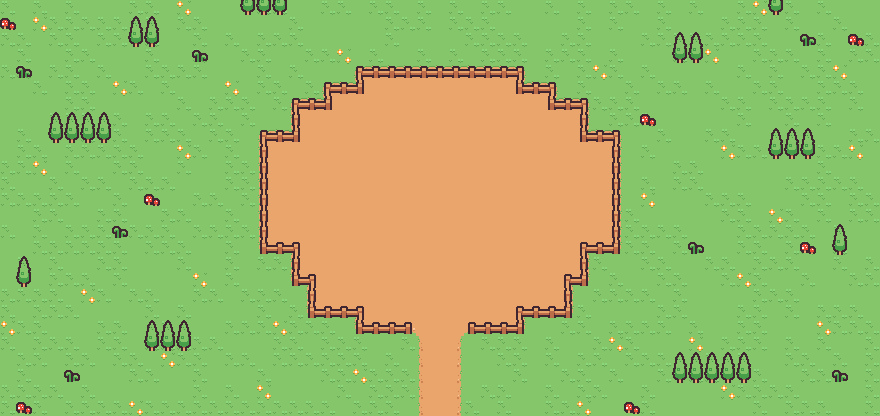

Tiled map render using the project's own tile images. Description and the whole map definition, tile-layer contents included, below:
An orthogonal 55x26 tile map with 16x16 px tiles, 2 tile layers (Ground-n-Paths, Decoration).

<map version="1.10" tiledversion="1.10.2" orientation="orthogonal" renderorder="right-down" width="55" height="26" tilewidth="16" tileheight="16" infinite="0" nextlayerid="3" nextobjectid="1">
 <editorsettings>
  <export target="EndScreen.tmj" format="json" />
 </editorsettings>
 <tileset firstgid="1" name="tilemap-town_packed" tilewidth="16" tileheight="16" tilecount="132" columns="12">
  <image source="tilemap-town_packed.png" width="192" height="176" />
 </tileset>
 <layer id="1" name="Ground-n-Paths" width="55" height="26">
  <data encoding="csv">
2,1,2,1,2,1,1,1,2,2,1,3,1,1,1,1,2,2,1,1,2,2,1,2,2,1,2,1,2,1,2,2,1,1,2,1,2,1,2,2,1,2,1,2,1,1,2,3,1,2,1,2,1,1,1,
1,1,3,2,2,2,2,2,1,2,1,2,2,1,1,1,1,1,2,1,1,1,1,1,2,2,2,1,2,2,2,1,1,1,1,1,2,1,2,1,1,2,1,1,1,2,2,2,1,2,1,1,2,1,1,
2,2,1,2,2,1,2,2,1,2,1,1,2,1,2,1,2,2,2,1,1,1,1,1,2,1,1,1,1,2,2,2,2,1,1,2,2,1,1,1,2,2,2,2,2,2,2,2,1,1,1,2,1,1,2,
1,2,1,1,2,2,1,1,1,2,1,1,2,1,1,2,2,1,1,2,2,3,1,2,1,1,2,1,2,1,2,2,2,1,2,2,2,1,2,1,1,1,2,1,3,1,1,2,2,2,1,2,1,2,2,
2,2,1,2,2,1,2,1,1,2,2,2,2,1,1,1,2,1,2,1,1,1,13,14,14,14,14,14,14,14,14,14,15,1,2,1,2,3,2,1,2,1,1,1,1,1,2,1,2,1,2,2,3,1,1,
1,1,2,1,2,2,1,3,2,1,2,1,1,1,3,1,2,2,1,2,13,14,40,26,26,26,26,26,26,26,26,26,41,14,15,1,2,1,1,2,1,2,2,1,2,1,1,2,2,1,1,2,2,2,1,
1,1,1,1,2,2,1,1,1,1,1,2,1,2,2,2,1,2,13,14,40,26,26,26,26,26,26,26,26,26,26,26,26,26,41,14,15,2,2,2,1,1,1,1,1,2,2,1,2,2,2,2,1,2,1,
1,1,1,2,2,2,1,2,1,2,2,1,2,2,1,2,1,1,25,26,26,26,26,26,26,26,26,26,26,26,26,26,26,26,26,26,27,1,2,2,2,1,1,1,1,1,2,1,1,2,1,2,1,1,1,
1,2,1,1,1,2,1,2,1,2,2,2,1,2,2,1,13,14,40,26,26,26,26,26,26,26,26,26,26,26,26,26,26,26,26,26,41,14,15,1,1,2,1,1,2,2,1,1,1,1,1,1,1,2,2,
1,2,2,1,2,2,2,2,2,1,1,3,2,1,2,1,25,26,26,26,26,26,26,26,26,26,26,26,26,26,26,26,26,26,26,26,26,26,27,1,2,1,1,1,1,3,2,2,1,1,1,2,2,3,1,
2,2,3,1,2,1,1,2,2,1,1,2,1,1,2,2,25,26,26,26,26,26,26,26,26,26,26,26,26,26,26,26,26,26,26,26,26,26,27,1,1,1,2,2,1,1,1,1,1,1,1,2,1,1,1,
2,1,1,2,1,2,2,1,2,2,2,1,1,1,2,2,25,26,26,26,26,26,26,26,26,26,26,26,26,26,26,26,26,26,26,26,26,26,27,1,2,1,2,2,1,1,1,1,1,2,2,2,2,2,1,
2,2,2,2,2,1,1,2,1,1,1,1,2,2,1,2,25,26,26,26,26,26,26,26,26,26,26,26,26,26,26,26,26,26,26,26,26,26,27,1,3,1,1,1,2,2,2,1,1,1,2,2,1,2,2,
1,1,2,2,1,1,2,2,1,1,2,2,1,1,2,1,25,26,26,26,26,26,26,26,26,26,26,26,26,26,26,26,26,26,26,26,26,26,27,2,1,1,1,1,1,2,2,1,3,2,1,2,1,2,2,
2,1,2,1,2,2,2,1,2,2,2,1,2,2,2,2,25,26,26,26,26,26,26,26,26,26,26,26,26,26,26,26,26,26,26,26,26,26,27,2,2,2,2,1,1,1,2,2,2,2,2,1,2,1,1,
1,1,2,2,2,2,2,2,1,2,2,2,1,1,2,1,37,38,43,26,26,26,26,26,26,26,26,26,26,26,26,26,26,26,26,26,42,38,39,2,2,1,2,1,1,1,2,2,1,2,2,1,2,1,1,
1,2,1,2,1,1,2,2,1,1,1,2,1,1,2,1,2,2,25,26,26,26,26,26,26,26,26,26,26,26,26,26,26,26,26,26,27,2,1,1,2,2,1,1,2,2,1,2,2,2,1,1,2,1,2,
1,1,1,2,2,2,1,2,1,1,1,1,3,1,2,1,1,1,37,43,26,26,26,26,26,26,26,26,26,26,26,26,26,26,26,42,39,1,2,1,1,2,2,1,1,2,3,2,1,1,2,1,1,2,2,
2,2,2,2,1,3,2,1,2,2,1,1,2,2,1,2,2,2,1,25,26,26,26,26,26,26,26,26,26,26,26,26,26,26,26,27,1,2,2,2,2,1,2,1,1,1,1,2,2,2,1,1,1,1,1,
2,1,2,2,2,1,1,1,1,2,1,2,1,1,1,1,2,1,2,37,38,38,43,26,26,26,26,26,26,26,26,26,42,38,38,39,2,1,1,1,1,2,2,1,1,1,2,2,1,2,1,2,2,2,1,
3,2,2,1,1,1,2,2,1,1,2,1,1,1,2,2,2,3,2,2,2,1,37,38,38,38,26,26,26,38,38,38,39,1,1,2,2,1,2,2,2,2,1,2,1,1,2,2,1,1,1,3,2,2,2,
2,1,2,2,2,1,2,2,1,2,2,2,2,2,1,1,1,2,2,1,2,2,2,1,1,2,25,26,27,1,2,2,2,1,2,1,1,2,3,2,1,1,1,3,1,2,2,2,1,2,1,2,1,1,2,
1,2,2,1,2,2,1,2,2,1,3,2,2,1,2,2,1,2,2,2,2,2,2,1,2,1,25,26,27,1,1,2,2,1,2,1,2,2,1,2,2,2,1,1,2,1,2,1,1,2,2,1,2,1,2,
1,2,1,1,1,1,1,1,2,2,1,1,2,1,1,1,2,1,1,1,2,2,3,2,2,2,25,26,27,1,1,1,2,1,1,2,2,1,2,1,1,2,1,2,2,1,1,2,1,1,2,2,1,1,2,
2,2,2,2,1,2,1,1,1,1,1,1,2,1,2,1,3,1,1,1,1,2,1,2,2,2,25,26,27,1,2,2,1,1,2,1,2,2,1,1,2,1,1,1,1,3,2,2,2,2,1,1,1,1,2,
2,2,2,1,2,2,2,2,3,2,2,2,2,2,2,2,2,2,2,2,2,1,2,2,2,1,25,26,27,2,1,2,1,1,2,2,3,1,1,1,2,1,1,1,1,1,1,2,1,2,2,2,1,1,2
</data>
 </layer>
 <layer id="2" name="Decoration" width="55" height="26">
  <data encoding="csv">
0,0,0,0,0,0,0,0,0,0,0,0,0,0,0,17,17,17,0,0,0,0,0,0,0,0,0,0,0,0,0,0,0,0,0,0,0,0,0,0,0,0,0,0,0,0,0,0,17,0,0,0,0,0,0,
30,0,0,0,0,0,0,0,5,5,0,0,0,0,0,0,0,0,0,0,0,0,0,0,0,0,0,0,0,0,0,0,0,0,0,0,0,0,0,0,0,0,0,0,0,0,0,0,0,0,0,0,0,0,0,
0,0,0,0,0,0,0,0,17,17,0,0,0,0,0,0,0,0,0,0,0,0,0,0,0,0,0,0,0,0,0,0,0,0,0,0,0,0,0,0,0,0,5,5,0,0,0,0,0,0,18,0,0,30,0,
0,0,0,0,0,0,0,0,0,0,0,0,18,0,0,0,0,0,0,0,0,0,0,0,0,0,0,0,0,0,0,0,0,0,0,0,0,0,0,0,0,0,17,17,0,0,0,0,0,0,0,0,0,0,0,
0,18,0,0,0,0,0,0,0,0,0,0,0,0,0,0,0,0,0,0,0,0,45,46,46,46,46,46,46,46,46,46,47,0,0,0,0,0,0,0,0,0,0,0,0,0,0,0,0,0,0,0,0,0,0,
0,0,0,0,0,0,0,0,0,0,0,0,0,0,0,0,0,0,0,0,45,46,71,0,0,0,0,0,0,0,0,0,69,46,47,0,0,0,0,0,0,0,0,0,0,0,0,0,0,0,0,0,0,0,0,
0,0,0,0,0,0,0,0,0,0,0,0,0,0,0,0,0,0,45,46,71,0,0,0,0,0,0,0,0,0,0,0,0,0,69,46,47,0,0,0,0,0,0,0,0,0,0,0,0,0,0,0,0,0,0,
0,0,0,5,5,5,5,0,0,0,0,0,0,0,0,0,0,0,60,0,0,0,0,0,0,0,0,0,0,0,0,0,0,0,0,0,60,0,0,0,30,0,0,0,0,0,0,0,0,0,0,0,0,0,0,
0,0,0,17,17,17,17,0,0,0,0,0,0,0,0,0,45,46,71,0,0,0,0,0,0,0,0,0,0,0,0,0,0,0,0,0,69,46,47,0,0,0,0,0,0,0,0,0,5,5,5,0,0,0,0,
0,0,0,0,0,0,0,0,0,0,0,0,0,0,0,0,60,0,0,0,0,0,0,0,0,0,0,0,0,0,0,0,0,0,0,0,0,0,60,0,0,0,0,0,0,0,0,0,17,17,17,0,0,0,0,
0,0,0,0,0,0,0,0,0,0,0,0,0,0,0,0,60,0,0,0,0,0,0,0,0,0,0,0,0,0,0,0,0,0,0,0,0,0,60,0,0,0,0,0,0,0,0,0,0,0,0,0,0,0,0,
0,0,0,0,0,0,0,0,0,0,0,0,0,0,0,0,60,0,0,0,0,0,0,0,0,0,0,0,0,0,0,0,0,0,0,0,0,0,60,0,0,0,0,0,0,0,0,0,0,0,0,0,0,0,0,
0,0,0,0,0,0,0,0,0,30,0,0,0,0,0,0,60,0,0,0,0,0,0,0,0,0,0,0,0,0,0,0,0,0,0,0,0,0,60,0,0,0,0,0,0,0,0,0,0,0,0,0,0,0,0,
0,0,0,0,0,0,0,0,0,0,0,0,0,0,0,0,60,0,0,0,0,0,0,0,0,0,0,0,0,0,0,0,0,0,0,0,0,0,60,0,0,0,0,0,0,0,0,0,0,0,0,0,0,0,0,
0,0,0,0,0,0,0,18,0,0,0,0,0,0,0,0,60,0,0,0,0,0,0,0,0,0,0,0,0,0,0,0,0,0,0,0,0,0,60,0,0,0,0,0,0,0,0,0,0,0,0,0,5,0,0,
0,0,0,0,0,0,0,0,0,0,0,0,0,0,0,0,69,46,47,0,0,0,0,0,0,0,0,0,0,0,0,0,0,0,0,0,45,46,71,0,0,0,0,18,0,0,0,0,0,0,30,0,17,0,0,
0,5,0,0,0,0,0,0,0,0,0,0,0,0,0,0,0,0,60,0,0,0,0,0,0,0,0,0,0,0,0,0,0,0,0,0,60,0,0,0,0,0,0,0,0,0,0,0,0,0,0,0,0,0,0,
0,17,0,0,0,0,0,0,0,0,0,0,0,0,0,0,0,0,69,47,0,0,0,0,0,0,0,0,0,0,0,0,0,0,0,45,71,0,0,0,0,0,0,0,0,0,0,0,0,0,0,0,0,0,0,
0,0,0,0,0,0,0,0,0,0,0,0,0,0,0,0,0,0,0,60,0,0,0,0,0,0,0,0,0,0,0,0,0,0,0,60,0,0,0,0,0,0,0,0,0,0,0,0,0,0,0,0,0,0,0,
0,0,0,0,0,0,0,0,0,0,0,0,0,0,0,0,0,0,0,69,46,46,47,0,0,0,0,0,0,0,0,0,45,46,46,71,0,0,0,0,0,0,0,0,0,0,0,0,0,0,0,0,0,0,0,
0,0,0,0,0,0,0,0,0,5,5,5,0,0,0,0,0,0,0,0,0,0,69,46,46,83,0,0,0,81,46,46,71,0,0,0,0,0,0,0,0,0,0,0,0,0,0,0,0,0,0,0,0,0,0,
0,0,0,0,0,0,0,0,0,17,17,17,0,0,0,0,0,0,0,0,0,0,0,0,0,0,0,0,0,0,0,0,0,0,0,0,0,0,0,0,0,0,0,0,0,0,0,0,0,0,0,0,0,0,0,
0,0,0,0,0,0,0,0,0,0,0,0,0,0,0,0,0,0,0,0,0,0,0,0,0,0,0,0,0,0,0,0,0,0,0,0,0,0,0,0,0,0,5,5,5,5,5,0,0,0,0,0,0,0,0,
0,0,0,0,18,0,0,0,0,0,0,0,0,0,0,0,0,0,0,0,0,0,0,0,0,0,0,0,0,0,0,0,0,0,0,0,0,0,0,0,0,0,17,17,17,17,17,0,0,0,0,0,18,0,0,
0,0,0,0,0,0,0,0,0,0,0,0,0,0,0,0,0,0,0,0,0,0,0,0,0,0,0,0,0,0,0,0,0,0,0,0,0,0,0,0,0,0,0,0,0,0,0,0,0,0,0,0,0,0,0,
0,30,0,0,0,0,0,0,0,0,0,0,0,0,0,0,0,0,0,0,0,0,0,0,0,0,0,0,0,0,0,0,0,0,0,0,0,0,0,30,0,0,0,0,0,0,0,0,0,0,0,0,0,0,0
</data>
 </layer>
</map>
